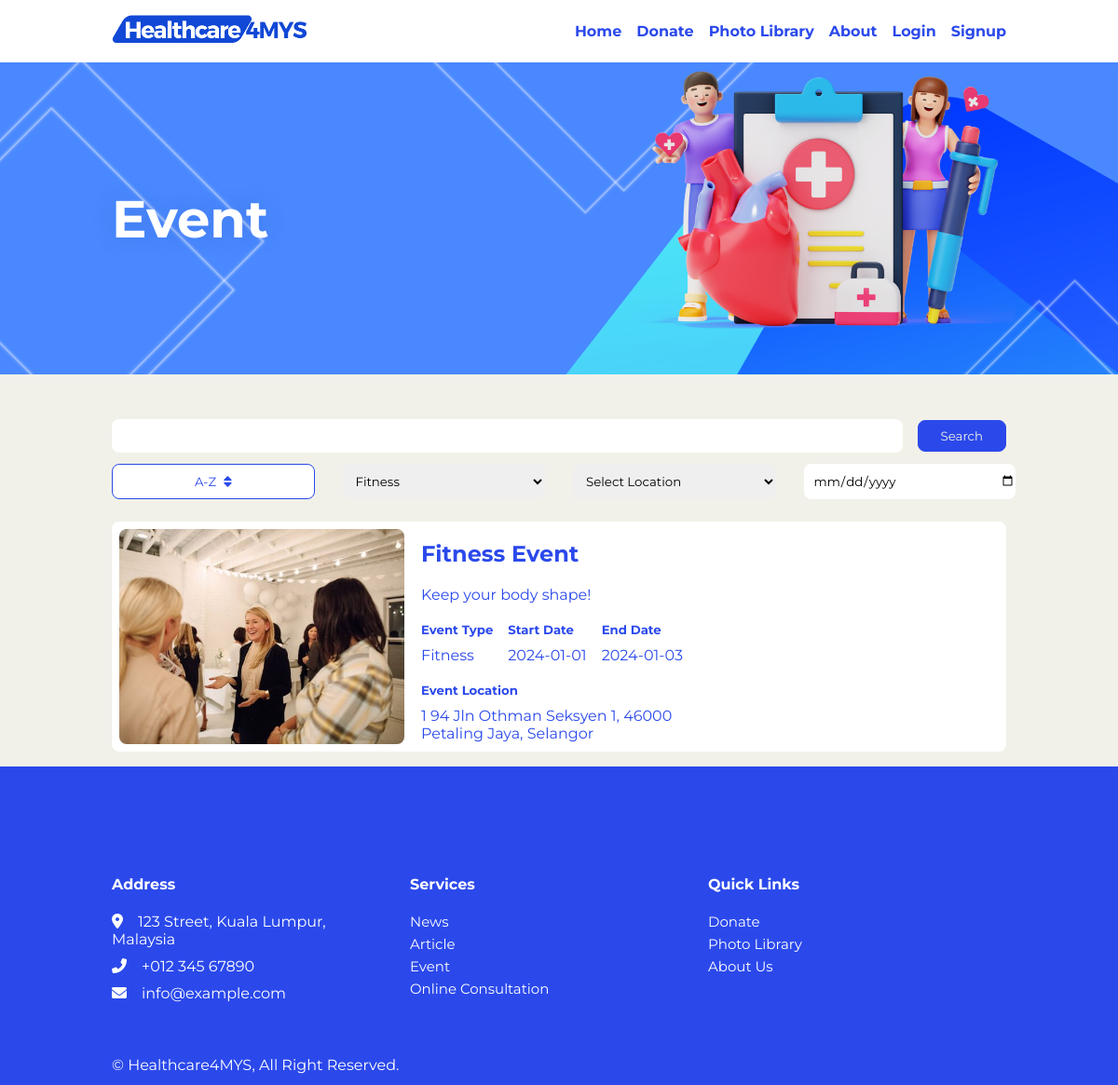
Page /event.php?event=Fitness on the committed database.
### tables this page shows
CREATE TABLE `event` (
  `event_id` int(11) NOT NULL,
  `title` varchar(100) DEFAULT NULL,
  `description` text DEFAULT NULL,
  `event_type` varchar(100) DEFAULT NULL,
  `start_date` date DEFAULT NULL,
  `end_date` date DEFAULT NULL,
  `street` varchar(100) DEFAULT NULL,
  `postcode` varchar(5) DEFAULT NULL,
  `city` varchar(30) DEFAULT NULL,
  `state` varchar(20) DEFAULT NULL,
  `images` longtext DEFAULT NULL,
  `additional_file` longtext DEFAULT NULL,
  `status` varchar(50) DEFAULT 'Pending',
  `created_by` int(11) DEFAULT NULL,
  `created_at` datetime DEFAULT current_timestamp()
);

### event.php (the view, shortened to what this page needs)
<!DOCTYPE html>
<html lang="en">
<head>
    <link rel="stylesheet" href="https://cdnjs.cloudflare.com/ajax/libs/font-awesome/6.0.0/css/all.min.css">
    <link href="css/style.css" rel="stylesheet">
    <link href="css/event.css" rel="stylesheet">
</head>
<body>
    <?php include "nav.php"; ?>
    <div class="container-fluid page-header py-12 mb-12">
        <div class="container py-12">
            <h1 class="text-white">Event</h1>
        </div>
    </div>
    <form action="event.php" method="GET">
        <div class="center container flex mb-3">
            <input type="text" name="search" id="search" class="me-3">
            <button id="search-btn" name="search-btn" class="btn-secondary" type="submit">Search</button>
        </div>
    </form>
    <form id="filter-form" action="event.php" method="GET">
        <div class="container grid grid-container mb-6">
            <button id="sort-btn" class="space-x-2 col-span-3 bg-white"><span>A-Z</span><i class="fas fa-sort"></i></button>
            <select id="event-type-filter" class="col-span-3" name="event">
                <option value="" disabled selected>Select Event Type</option>
            </select>
            <select id="location-filter" class="col-span-3" name="location">
                <option value="" disabled selected>Select Location</option>
            </select>
            <div class="col-span-3">
                <input id="date-filter" type="date" name="date">
            </div>
        </div>
    </form>
    <div class="container">
        <?php
        $sql = "SELECT * FROM event WHERE 1";
        if (!isset($_SESSION['acc_type']) || ($_SESSION['acc_type'] == 'member' || $_SESSION['acc_type'] == 'doctor')) {
            $sql .= " AND status = 'Approved'";
        }
        if (isset($_GET['event']) && $_GET['event'] != "") {
            $event = $_GET['event'];
            $sql .= " AND event_type = '$event'";
        }
        $result = $db->query($sql);
        while ($row = $result->fetch_assoc()) {
            $images = explode(', ', $row['images']);
            $image = $images[0];
        ?>
            <div class="list">
                <div class="flex p-2 center">
                    <img src="<?php echo $image ?>" alt="thumbnail" class="rounded-md">
                </div>
                <div>
                    <h2><?php echo $row['title']; ?></h2>
                    <p><?php echo $row['description']; ?></p>
                    <div class="flex space-x-4">
                        <div>
                            <h5>Event Type</h5>
                            <p><?php echo $row['event_type']; ?></p>
                        </div>
                        <div>
                            <h5>Start Date</h5>
                            <p><?php echo $row['start_date']; ?></p>
                        </div>
                        <div>
                            <h5>End Date</h5>
                            <p><?php echo $row['end_date']; ?></p>
                        </div>
                    </div>
                    <div>
                        <h5>Event Location</h5>
                        <p><?php echo $row['street'] . ", " . $row['postcode']; ?><br>
                            <?php echo $row['city'] . ", " . $row['state']; ?></p>
                    </div>
                </div>
            </div>
        <?php } ?>
    </div>
    <?php include "footer.php"; ?>
</body>
</html>

### css/style.css (style rules this page uses)
* { font-family: 'Montserrat', sans-serif; }
body { color: #2b49eb; background-color: #f1f1e9; max-width: 100vw; margin: 0; padding: 0; }
input, select, textarea { border: none; border-radius: 0.5rem; outline: none; padding: 10px 0 10px 10px; width: 100%; }
.flex { display: flex; }
.grid { display: grid; }
.grid-container { grid-template-columns: repeat(12, 1fr); grid-gap: 30px; }
.col-span-3 { grid-column: span 3; }
.center { justify-content: center; align-items: center; text-align: center; }
.container { padding: 0 10%; }
.mb-3 { margin-bottom: 0.75rem; }
.mb-6 { margin-bottom: 1.5rem; }
.mb-12 { margin-bottom: 3rem; }
.me-3 { margin-right: 1rem; }
.p-2 { padding: 0.5rem; }
.py-12 { padding-top: 3rem; padding-bottom: 3rem; }
.space-x-2>*+* { margin-left: 0.5rem; }
.space-x-4>*+* { margin-left: 1rem; }
button, .btn-primary { border: none; outline: none; padding: 0.5rem 1.5rem; border-radius: 0.5rem; cursor: pointer; background-color: #f1f1e9; color: #2b49eb; border: 1px solid #2b49eb; }
.btn-secondary { background-color: #2b49eb; color: #f1f1e9; }
.text-white { color: #fff; }
.bg-white { background-color: #fff; }
.rounded-md { border-radius: 0.5rem; }
.list { display: flex; background-color: #fff; border-radius: 0.5rem; margin-bottom: 1rem; }
.list>div:first-child { flex: 1; margin-right: 10px; }
.list>div:first-child img { width: 100%; height: 100%; object-fit: cover; }
.list>div:last-child { flex: 2; padding-right: 1rem; }

### css/event.css (style rules this page uses)
.page-header { background: url(../images/event.png) top center no-repeat; background-size: cover; text-shadow: 0 0 30px rgba(0, 0, 0, .1); }
h1 { font-size: 3.5rem; font-weight: 700; }
h5,p { margin: 10px 0; }

### rows in the picture
event: images (picture), title "Fitness Event", description "Keep your body shape!", event_type "Fitness", start_date "2024-01-01", end_date "2024-01-03", street "1 94 Jln Othman Seksyen 1", postcode "46000", city "Petaling Jaya", state "Selangor"
